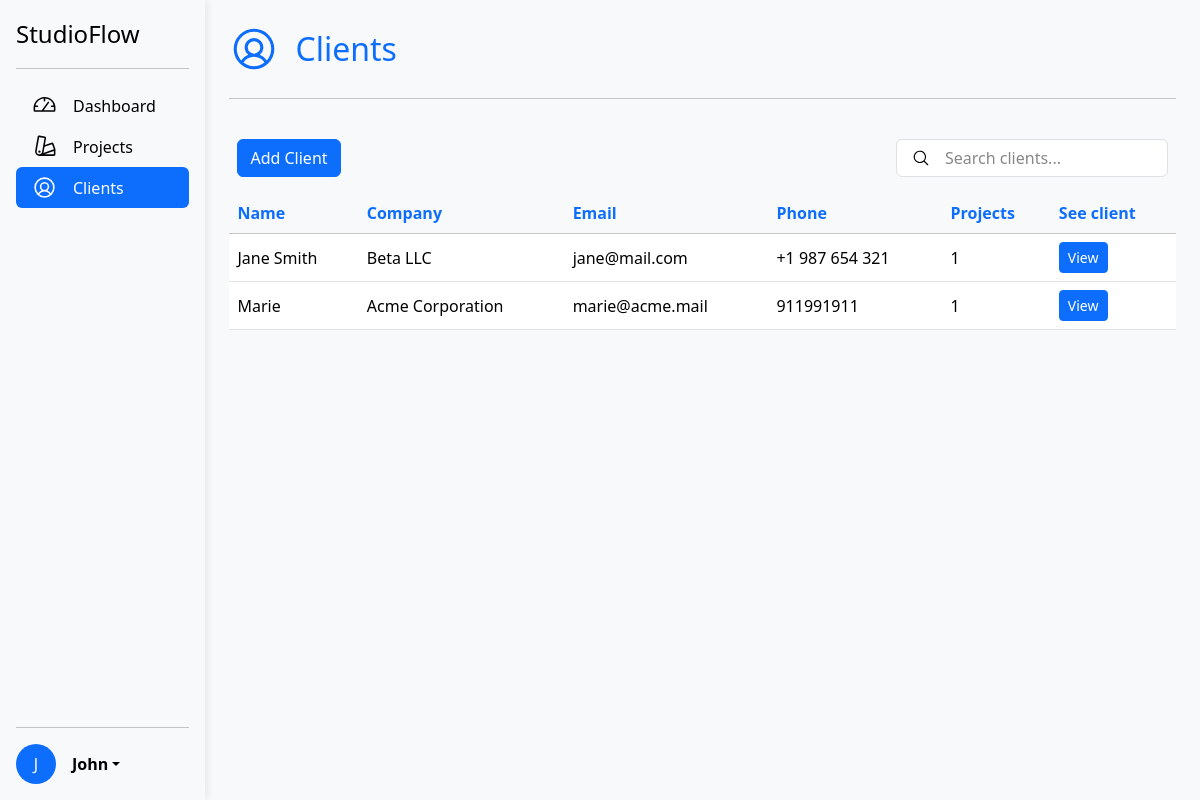
The page /clients (signed in) on the database its author committed.
### tables this page shows
CREATE TABLE clients (
    id INTEGER PRIMARY KEY AUTOINCREMENT,
    name TEXT NOT NULL,
    company TEXT,
    email TEXT,
    phone TEXT,
    notes TEXT
);

### app.py (the view)
@app.route("/clients")
@login_required
def clients():
    clients = get_clients_with_project_counts()
    return render_template("clients/list.html", clients=clients)

### app.py (called while the page is built)
def get_db():
    if 'db' not in g:
        g.db = sqlite3.connect(DATABASE)
        g.db.row_factory = sqlite3.Row
    return g.db

def get_clients_with_project_counts():
    db = get_db()
    return db.execute("SELECT clients.*, COUNT(projects.id) AS project_count FROM clients LEFT JOIN projects ON clients.id = projects.client_id GROUP BY clients.id ORDER BY clients.name").fetchall()

### helpers.py (called while the page is built)
def login_required(f):
    @wraps(f)
    def decorated_function(*args, **kwargs):
        if session.get("user_id") is None:
            return redirect("/login")
        return f(*args, **kwargs)
    return decorated_function

### templates/clients/list.html (shortened to what this page needs)
{% extends "layout.html" %}
{% block main %}
    <div class="d-flex align-items-center mb-4">
        <h2 class="text-primary mb-0">Clients</h2>
    </div>
    <hr>
    <div class="row my-2 p-2 gy-3">
        <div class="col-12 col-md-6 mb-3 mb-md-0 d-flex justify-content-start">
            <a href="{{ url_for('new_client') }}" class="btn btn-primary">Add Client</a>
        </div>
        <div class="col-12 col-md-6 d-flex justify-content-end">
            <div class="position-relative search-box">
                <input type="text" class="form-control ps-5" placeholder="Search clients...">
            </div>
        </div>
    </div>
    <div class="table-responsive flex-grow-1">
        <table class="table table-hover align-middle">
            <thead class="table-light">
                <tr>
                    <th scope="col" class="text-primary">Name</th>
                    <th scope="col" class="text-primary">Company</th>
                    <th scope="col" class="text-primary">Email</th>
                    <th scope="col" class="text-primary">Phone</th>
                    <th scope="col" class="text-primary">Projects</th>
                    <th scope="col" class="text-primary">See client</th>
                </tr>
            </thead>
            <tbody>
                {% for client in clients %}
                    <tr>
                        <td>{{ client["name"] }}</td>
                        <td>{{ client["company"] }}</td>
                        <td>{{ client["email"] }}</td>
                        <td>{{ client["phone"] }}</td>
                        <td>{{ client["project_count"] }}</td>
                        <td><a href="{{ url_for('client_detail', client_id = client['id']) }}" class="btn btn-sm btn-primary">View</a></td>
                    </tr>
                {% endfor %}
            </tbody>
        </table>
    </div>
{% endblock %}

### static/css/styles.css (style rules this page uses)
input.form-control::placeholder { color: #888; }
.search-box { width: 60%; }

### rows shown on the page
clients: name "Jane Smith", company "Beta LLC", email "jane@mail.com", phone "+1 987 654 321", project_count "1"
clients: name "Marie", company "Acme Corporation", email "marie@acme.mail", phone "911991911", project_count "1"

### other values the page prints
{{ parts[0][0] }} "J"
{{ username }} "John"
